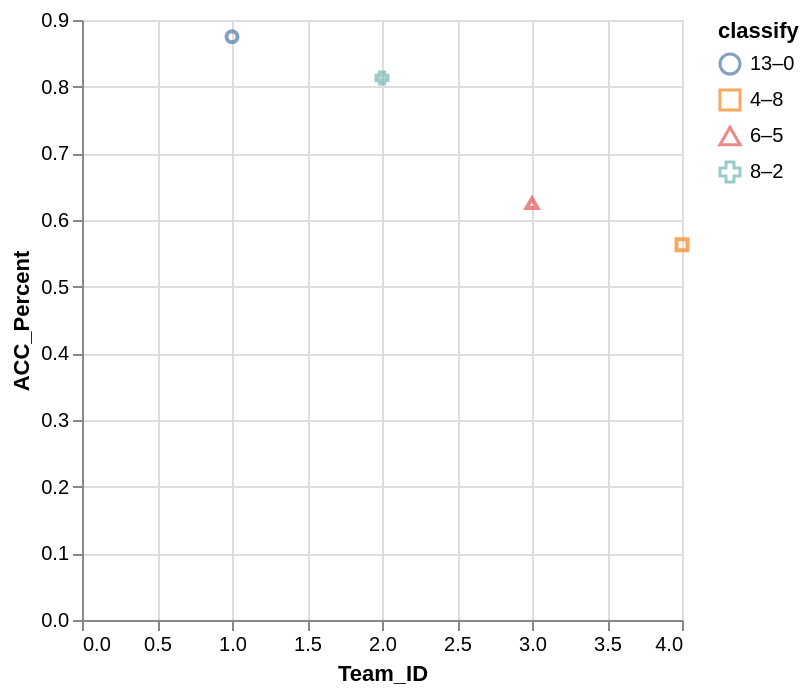

Source (Vega-Lite JSON):
### Vega-Lite specification from a JSON file in a GitHub repository (floating-point values rounded to 4 significant figures)
{"data": {"values": [{"x_data": 1, "y_data": 0.875, "classify": "13–0"}, {"x_data": 4, "y_data": 0.563, "classify": "4–8"}, {"x_data": 3, "y_data": 0.625, "classify": "6–5"}, {"x_data": 2, "y_data": 0.813, "classify": "8–2"}]}, "mark": "point", "encoding": {"x": {"field": "x_data", "type": "quantitative", "title": "Team_ID", "scale": {"zero": "false"}}, "y": {"field": "y_data", "type": "quantitative", "title": "ACC_Percent", "scale": {"zero": "false"}}, "color": {"field": "classify", "type": "nominal"}, "shape": {"field": "classify", "type": "nominal"}}}
